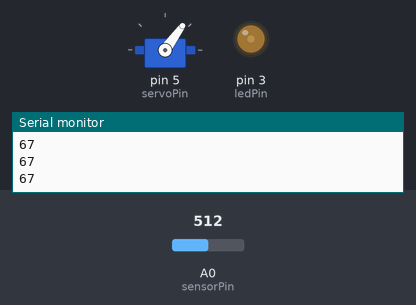
Bench run of a sketch on a simulated Arduino Uno, built with avr-gcc and run on an emulated ATmega328P. Shown: servo, output pins drawn as LEDs (lit = HIGH), the last lines printed to the serial monitor. The inputs (shaded band) are chosen by the test bench; at power-on: A0 (sensorPin) = 512.

Above: at 1.2 s.
1.3 s: A0 (sensorPin) set to 716
At 1.6 s:
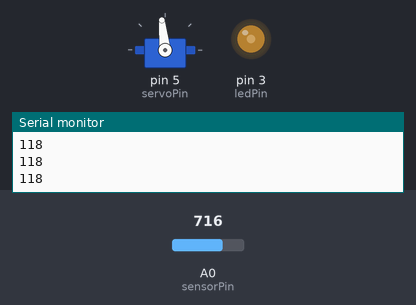
2.8 s: A0 (sensorPin) set to 900
At 3.8 s:
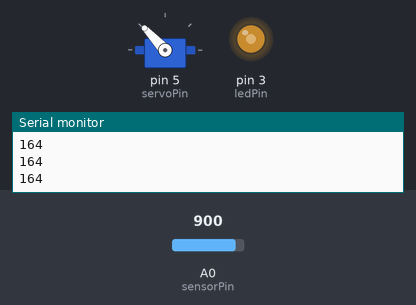
4.3 s: A0 (sensorPin) set to 1023
At 4.8 s:
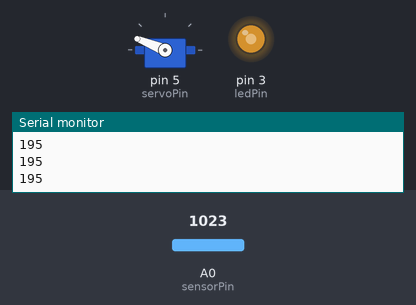
5.8 s: A0 (sensorPin) set to 306
At 6.4 s:
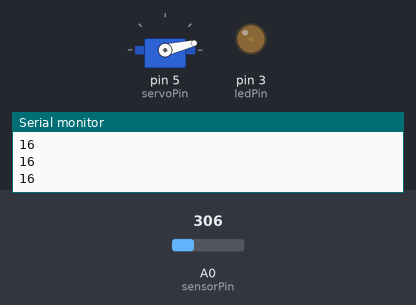
7.3 s: A0 (sensorPin) set to 122
At 8.4 s:
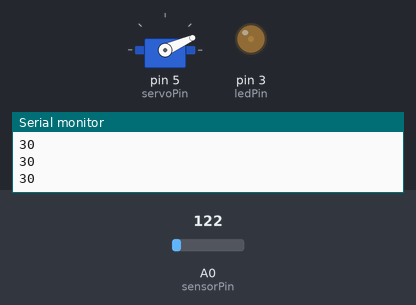
8.8 s: A0 (sensorPin) set to 511
At 9.8 s:
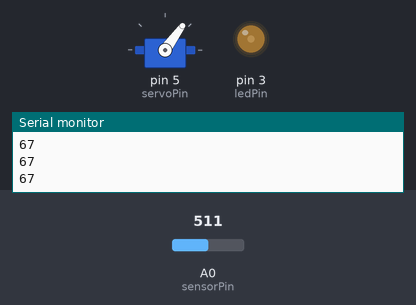
Timing chart, 0 to 11.3 s (numbered marks = the images above; inputs shaded):
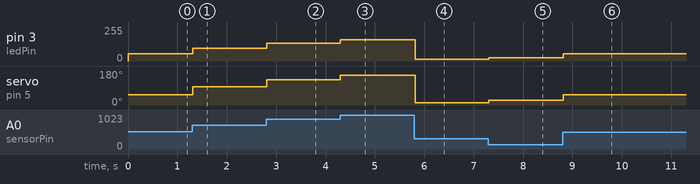

Measured:
- after the input at 1.3 s, pin 3 (ledPin): 54/255 → 96/255 at once; servo on pin 5 (servoPin): 54° → 96° at once
- after the input at 2.8 s, pin 3 (ledPin): 96/255 → 133/255 at once; servo on pin 5 (servoPin): 96° → 133° at once
- after the input at 4.3 s, pin 3 (ledPin): 133/255 → 158/255 at once; servo on pin 5 (servoPin): 133° → 158° at once
- after the input at 5.8 s, pin 3 (ledPin): 158/255 → 13/255 at once; servo on pin 5 (servoPin): 158° → 13° at once
- after the input at 7.3 s, pin 3 (ledPin): 13/255 → 24/255 at once; servo on pin 5 (servoPin): 13° → 24° at once
- after the input at 8.8 s, pin 3 (ledPin): 24/255 → 54/255 at once; servo on pin 5 (servoPin): 24° → 54° at once

The sketch:

fsr_self-testing_19-10-18.ino
```cpp
//libraries
#include <Servo.h>

//constants
const int ledPin = 3;
const int sensorPin = A0;
const int servoPin = 5;

//variables
int f;
int e;
Servo servo1;

void setup() {
  // put your setup code here, to run once:
  servo1.attach(servoPin);
  pinMode(ledPin, OUTPUT);
  Serial.begin(9600);
  servo1.write(13.5);
}

void loop() {
  // put your main code here, to run repeatedly:
  f = analogRead(sensorPin);
  e = map(f, 0, 1023, 0, 255);
    float r;
    if(e >= 60){
      e = e - 60;
      r = ((e * .8153));
      Serial.println(e);
     // Serial.println(r);
      servo1.write(r);
      analogWrite(ledPin, r);
    }
    else {
      e = -(e - 60);
      r = ((e * .8153));
      Serial.println(e);
     // Serial.println(r);
      servo1.write(r);
      analogWrite(ledPin, r);
    }
    delay(16.66667);
  }
```
